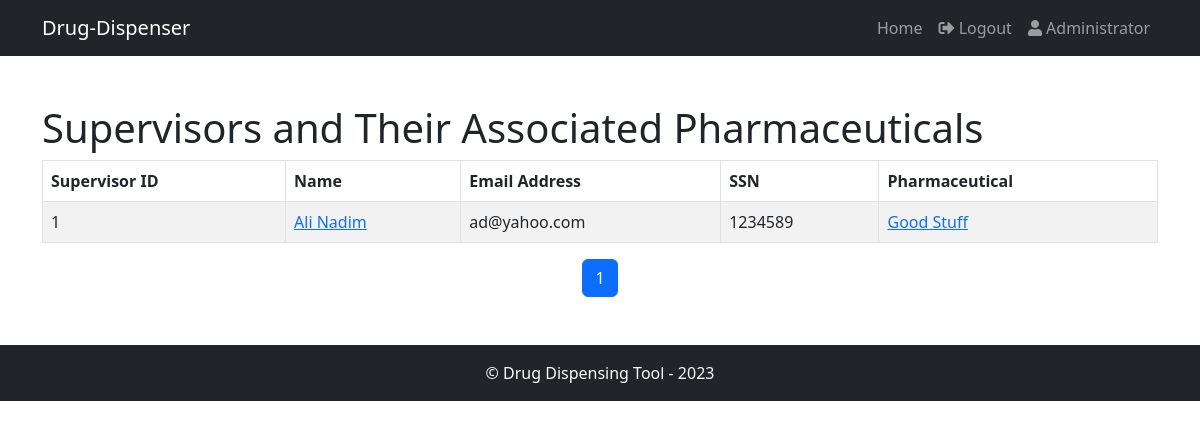
/records/display_supervisors.php (signed in), run on the app's committed database.
### tables this page shows
CREATE TABLE `supervisor` (
  `supervisorId` int(11) NOT NULL,
  `name` varchar(50) NOT NULL,
  `pharmaceuticalId` int(11) DEFAULT NULL,
  `emailAddress` varchar(100) NOT NULL,
  `SSN` varchar(15) DEFAULT NULL,
  `passwordHash` varchar(100) NOT NULL
);

CREATE TABLE `pharmaceutical` (
  `pharmaceuticalId` int(11) NOT NULL,
  `name` varchar(100) NOT NULL,
  `emailAddress` varchar(100) NOT NULL,
  `phoneNumber` varchar(20) DEFAULT NULL
);

### records/display_supervisors.php (the view, shortened to what this page needs)
<?php
require_once('../database.php');
$supervisorsPerPage = 10;
$conn = new mysqli($host, $username, $databasePassword, $databaseName);
if ($conn->connect_error) {
	die("Connection failed: " . $conn->connect_error);
} else {
	$sql = "SELECT COUNT(*) AS total FROM supervisor";
	$result = $conn->query($sql);
	$totalSupervisors = $result->fetch_assoc()['total'];
}
$totalPages = ceil($totalSupervisors / $supervisorsPerPage);
$currentpage = isset($_GET['page']) && is_numeric($_GET['page']) ? (int)$_GET['page'] : 1;
$offset = ($currentpage - 1) * $supervisorsPerPage;
$supervisors = array();
$conn = new mysqli($host, $username, $databasePassword, $databaseName);
if ($conn->connect_error) {
	die("Connection failed: " . $conn->connect_error);
} else {
	$sql = "SELECT s.*, p.name AS pharmaceuticalName
		FROM supervisor s
		LEFT JOIN pharmaceutical p ON s.pharmaceuticalId = p.pharmaceuticalId
		ORDER BY s.supervisorId
		LIMIT $offset, $supervisorsPerPage";
	$result = $conn->query($sql);
	if ($result->num_rows > 0) {
		while ($row = $result->fetch_assoc()) {
			$supervisors[] = $row;
		}
	}
}
?>
<!DOCTYPE html>
<html lang="en">
<head>
    <link rel="stylesheet" href="https://cdnjs.cloudflare.com/ajax/libs/bootstrap/5.3.0/css/bootstrap.min.css">
</head>
<body>
<?php
include_once '../commons.php';
echo $header;
?>
    <div class="container mt-5">
	<h1>Supervisors and Their Associated Pharmaceuticals</h1>
	<table class="table table-bordered table-striped">
	    <thead>
		<tr>
		    <th>Supervisor ID</th>
		    <th>Name</th>
		    <th>Email Address</th>
		    <th>SSN</th>
		    <th>Pharmaceutical</th>
		</tr>
	    </thead>
	    <tbody>
		<?php foreach ($supervisors as $supervisor) : ?>
		    <tr>
			<td><?= $supervisor['supervisorId'] ?></td>
			<td>
				<a href="../profiles/supervisor_profile.php?supervisorId=<?= $supervisor['supervisorId'] ?>"><?= $supervisor['name'] ?></a>
			</td>
			<td><?= $supervisor['emailAddress'] ?></td>
			<td><?= $supervisor['SSN'] ?></td>
			<td>
			    <?php if ($supervisor['pharmaceuticalName']) : ?>
				<a href="../profiles/pharmaceutical_profile.php?pharmaceuticalId=<?= $supervisor['pharmaceuticalId'] ?>"><?= $supervisor['pharmaceuticalName'] ?></a>
			    <?php else : ?>
				N/A
			    <?php endif; ?>
			</td>
		    </tr>
		<?php endforeach; ?>
	    </tbody>
	</table>
	<nav aria-label="Page navigation">
	    <ul class="pagination justify-content-center">
		<?php for ($i = max(1, $currentpage - 2); $i <= min($currentpage + 2, $totalPages); $i++) : ?>
		    <li class="page-item <?php if ($i === $currentpage) echo 'active'; ?>">
			<a class="page-link" href="?page=<?= $i ?>"><?= $i ?></a>
		    </li>
		<?php endfor; ?>
	    </ul>
	</nav>
    </div>
    <?php echo $footer; ?>
</body>
</html>

### data on the page
supervisor: supervisorId "1", name "Ali Nadim", emailAddress "ad@yahoo.com", SSN "1234589", pharmaceuticalId.name "Good Stuff"

### other printed values
$userDisplay "Administrator"
